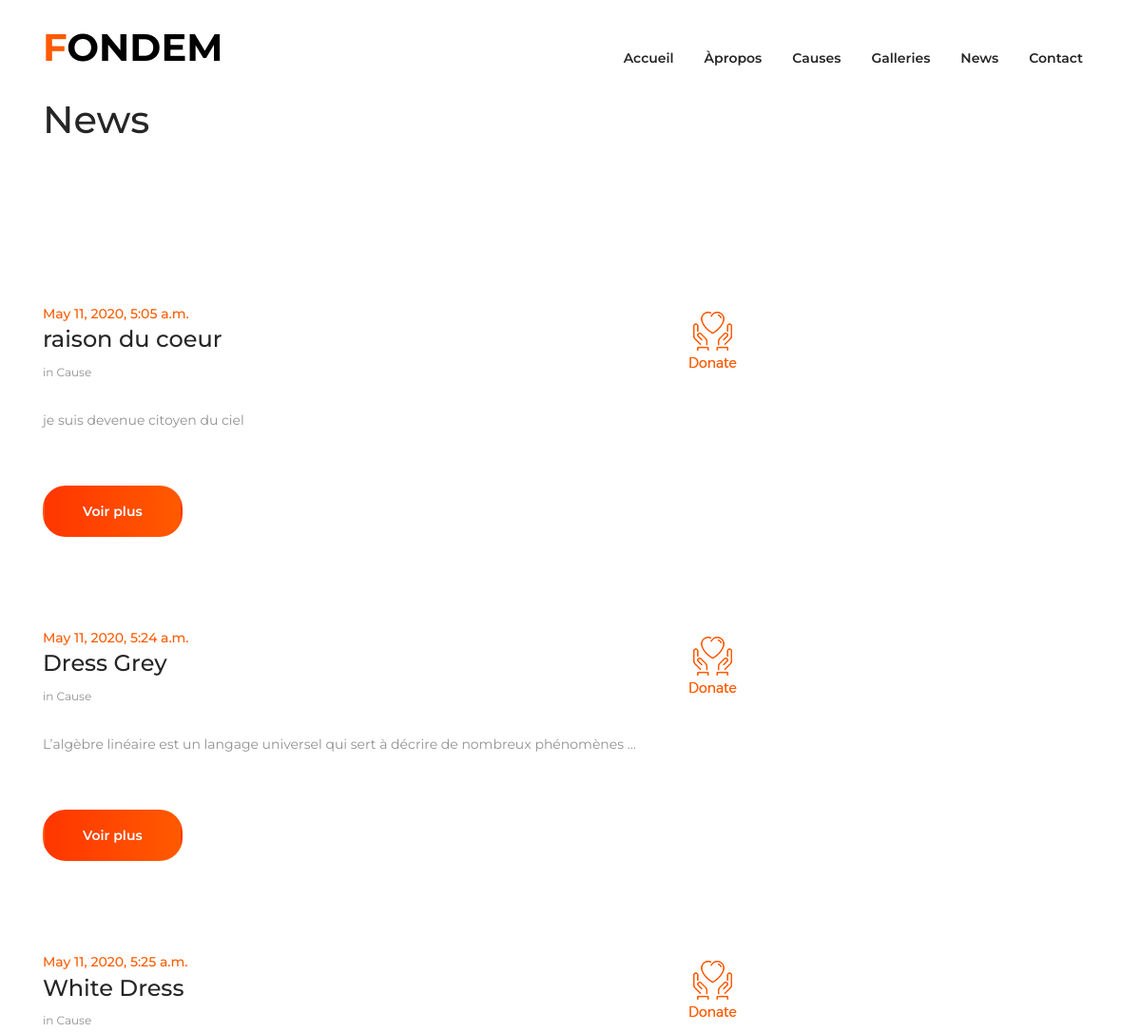
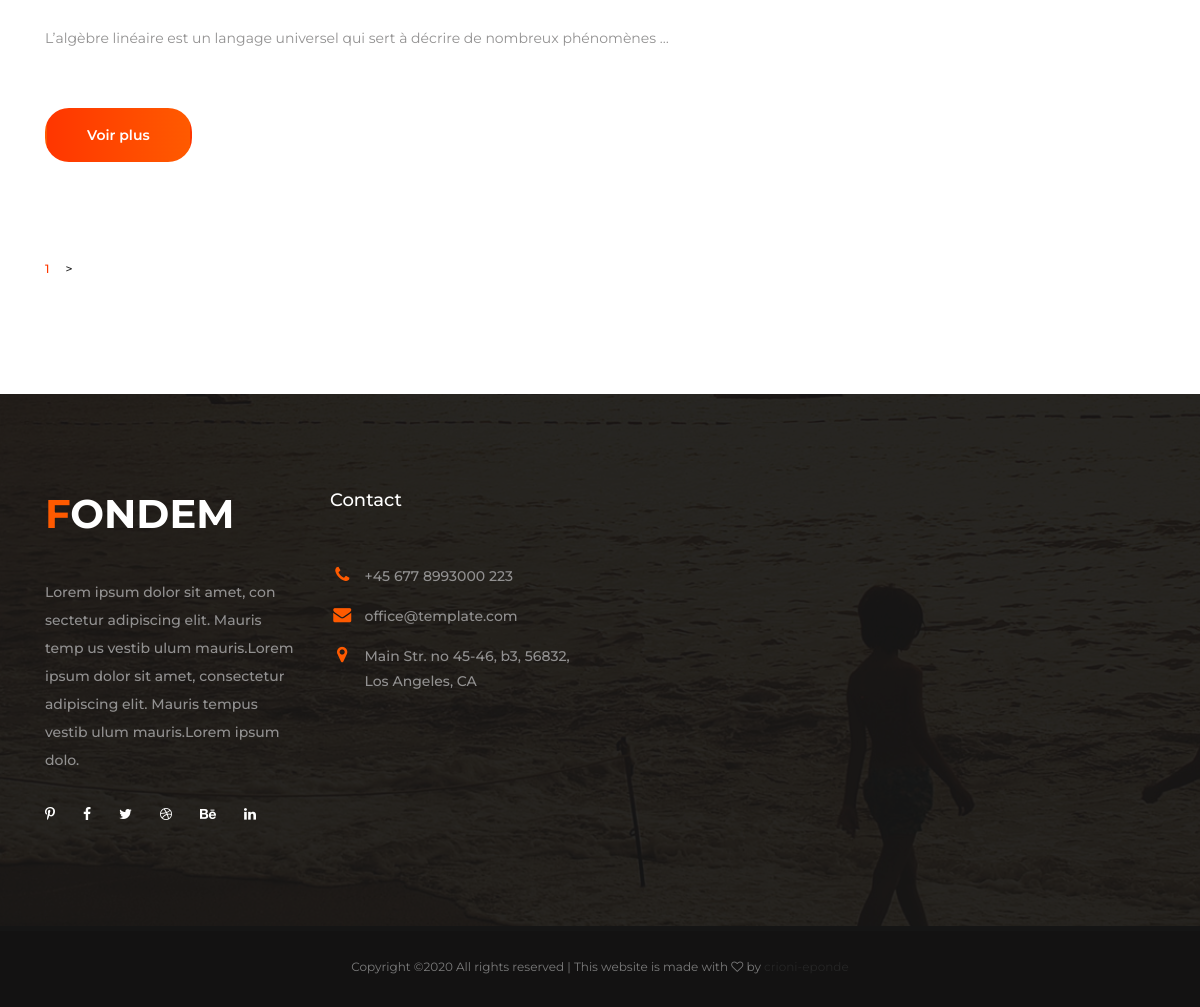
Page /news/ on the committed database (2 pictures, top to bottom).
### website/models.py (models this page shows, shortened)
class Event(models.Model):
    title = models.CharField(max_length=100)
    content = models.TextField()
    pub_date = models.DateTimeField(auto_now_add=True)
    slug = models.SlugField()
    def get_absolute_url(self):
        return reverse('website:single-news', kwargs={
            'slug':self.slug
        })

### website/views.py (the view)
# urls.py: path('news/', EventList.as_view(), name='news'),
class EventList(ListView):
    model = Event
    template_name = "news.html"
    context_object_name = "events"
    paginate_by = 3

### templates/news.html (shortened to what this page needs)
{% extends "base.html" %}
{% load static %}
{% block content %}
    <div class="page-header">
        <div class="container">
            <div class="row">
                <div class="col-12">
                    <h1>News</h1>
                </div>
            </div>
        </div>
    </div>
    <div class="news-wrap">
        <div class="container">
            <div class="row">
                <div class="col-12 col-lg-8">
                {% for event in events %}
                    <div class="news-content">
                        <header class="entry-header d-flex flex-wrap justify-content-between align-items-center">
                            <div class="header-elements">
                                <div class="posted-date">{{ event.pub_date }}</div>
                                <h2 class="entry-title"><a href="{{ event.get_absolute_url }}">{{ event.title }}</a></h2>
                                <div class="post-metas d-flex flex-wrap align-items-center">
                                    <span class="cat-links">in Cause</span>
                                </div>
                            </div>
                            <div class="donate-icon">
                                <a href="#"><img src="{% static 'images/donate-icon.png' %}" alt=""></a>
                            </div>
                        </header>
                        <div class="entry-content">
                            <p>{{ event.content|truncatewords:13 }}</p>
                        </div>
                        <footer class="entry-footer">
                            <a href="{{ event.get_absolute_url }}" class="btn gradient-bg">Voir plus</a>
                        </footer>
                    </div>
                {% endfor %}
                {% if is_paginated %}
                    <ul class="pagination d-flex flex-wrap align-items-center p-0">
                        <li class="active"><a href="#">{{ page_obj.number }}</a></li>
                        {% if page_obj.has_next %}
                         <li><a href="?page={{page_obj.next_page_number }}">&gt;</a></li>
                        {% endif %}
                    </ul>
                {% endif %}
                </div>
            </div>
        </div>
    </div>
{% endblock content %}

### static/css/style.css (style rules this page uses)
body { color: #262626; font-size: 16px; line-height: 1.8; font-family: 'Montserrat', sans-serif; }
img { vertical-align: baseline; }
a { color: #262626; }
.btn { padding: 18px 40px; border: 2px solid #262626; border-radius: 24px; font-size: 14px; font-weight: 600; line-height: 1; color: #262626; outline: none; }
.btn.orange-border:hover, .btn.gradient-bg { border-color: transparent; background: -moz-linear-gradient(180deg, rgba(255,90,0,1) 0%, rgba(255,54,0,1) 100%); background: -webkit-gradient(linear, left top, right top, color-stop(0%, rgba(255,90,0,1)), color-stop(100%, rgba(1255,54,0,1))); background: -webkit-linear-gradient(180deg, rgba(255,90,0,1) 0%, rgba(255,54,0,1) 100%); background: -o-linear-gradient(180deg, rgba(255,90,0,1) 0%, rgba(255,54,0,1) 100%); background: -ms-linear-gradient(180deg, rgba(255,90,0,1) 0%, rgba(255,54,0,1) 100%); background: linear-gradient(270deg, rgba(255,90,0,1) 0%, rgba(255,54,0,1) 100%); filter: progid:DXImageTransform.Microsoft.gradient( startColorstr='#ff5a00', endColorstr='#ff3600',GradientType=1 ); color: #fff; }
.news-wrap { padding: 96px 0; }
.news-content { margin-bottom: 64px; }
.news-content:nth-last-of-type(1) { margin-bottom: 0; }
.news-content img { display: block; width: 100%; margin: 0; }
.news-content .entry-header { margin-top: 34px; }
.news-content .entry-header .header-elements, .news-content .donate-icon { margin-top: 30px; }
.news-content .entry-title { font-size: 24px; font-weight: 500; }
.news-content .entry-title a { color: #262626; }
.news-content .posted-date { font-size: 14px; font-weight: 500; color: #ff5a00; }
.post-metas { font-size: 12px; line-height: 1; color: #929191; }
.post-metas > span { display: block; padding-right: 10px; margin-top: 6px; margin-right: 10px; border-right: 1px solid #929191; }
.post-metas > span:nth-last-of-type(1) { border: 0; padding-right: 0; margin-right: 0; }
.news-content .entry-content { margin-top: 32px; font-size: 14px; color: #929191; }
.news-content .entry-footer { margin-top: 56px; }
.pagination { margin-top: 92px; }
.pagination a { margin-right: 16px; font-size: 12px; font-weight: 500; line-height: 1; color: #262626; text-decoration: navajowhite; }
.pagination a:hover, .pagination .active a { color: #ff3900; }

### rows in the picture
Event: pub_date "May 11, 2020, 5:05 a.m.", title "raison du coeur", content "je suis devenue citoyen du ciel"
Event: pub_date "May 11, 2020, 5:24 a.m.", title "Dress Grey", content "L’algèbre linéaire est un langage universel qui sert à décrire de nombreux phénomènes …"
Event: pub_date "May 11, 2020, 5:25 a.m.", title "White Dress", content "L’algèbre linéaire est un langage universel qui sert à décrire de nombreux phénomènes …"

### other values in the picture
{{ page_obj.number }} "1"
